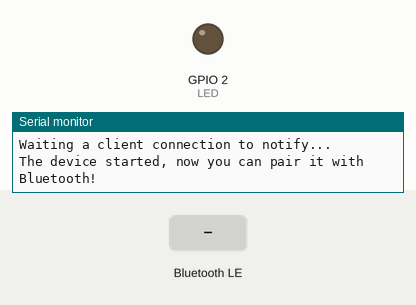
Bench run of a sketch on a simulated ESP32-S3. On the bench: output pins drawn as LEDs (lit = HIGH), the last lines printed to the serial monitor. Inputs (shaded band) come from the test bench. Nothing arrives over Bluetooth unless stated; a phone connects over Bluetooth LE 3 s after start.

Above: at 1.2 s.
1.3 s: Bluetooth LE write "led_on" received
At 3.9 s:
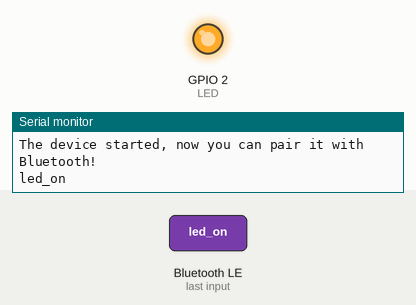
4.3 s: Bluetooth LE write "led_off" received
At 5.5 s:
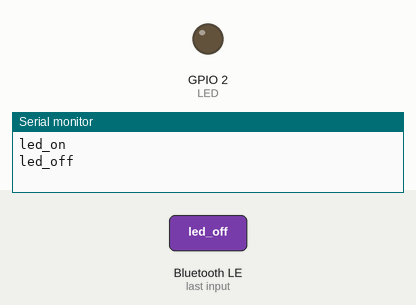
Timing chart, 0 to 7.3 s (numbered marks = the images above; inputs shaded):
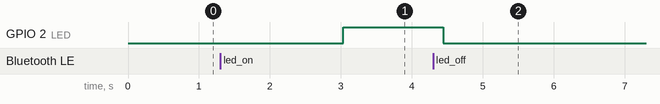

The sketch:

20.2_BluetoothToLed.ino
```cpp
#include "BLEDevice.h"
#include "BLEServer.h"
#include "BLEUtils.h"
#include "BLE2902.h"
#include "String.h"

BLECharacteristic *pCharacteristic;
bool deviceConnected = false;
uint8_t txValue = 0;
long lastMsg = 0;
char rxload[20];

// Define UUIDs for the BLE service and characteristics
#define SERVICE_UUID "6E400001-B5A3-F393-E0A9-E50E24DCCA9E"
#define CHARACTERISTIC_UUID_RX "6E400002-B5A3-F393-E0A9-E50E24DCCA9E"
#define CHARACTERISTIC_UUID_TX "6E400003-B5A3-F393-E0A9-E50E24DCCA9E"
#define LED 2  // Define LED pin

// Callback class for BLE server events
class MyServerCallbacks : public BLEServerCallbacks {
  void onConnect(BLEServer *pServer) {
    deviceConnected = true;
  };
  void onDisconnect(BLEServer *pServer) {
    deviceConnected = false;
  }
};

// Callback class for BLE characteristic events
class MyCallbacks : public BLECharacteristicCallbacks {
  void onWrite(BLECharacteristic *pCharacteristic) {
    String rxValue = String(pCharacteristic->getValue().c_str());
    if (rxValue.length() > 0) {
      for (int i = 0; i < 20; i++) {
        rxload[i] = 0;
      }
      for (int i = 0; i < rxValue.length(); i++) {
        rxload[i] = (char)rxValue[i];
      }
    }
  }
};

// Function to set up BLE
void setupBLE(String BLEName) {
  const char *ble_name = BLEName.c_str();
  BLEDevice::init(ble_name);
  BLEServer *pServer = BLEDevice::createServer();
  pServer->setCallbacks(new MyServerCallbacks());
  BLEService *pService = pServer->createService(SERVICE_UUID);
  pCharacteristic = pService->createCharacteristic(CHARACTERISTIC_UUID_TX, BLECharacteristic::PROPERTY_NOTIFY);
  pCharacteristic->addDescriptor(new BLE2902());
  BLECharacteristic *pCharacteristic = pService->createCharacteristic(CHARACTERISTIC_UUID_RX, BLECharacteristic::PROPERTY_WRITE);
  pCharacteristic->setCallbacks(new MyCallbacks());
  pService->start();
  pServer->getAdvertising()->start();
  Serial.println("Waiting a client connection to notify...");
}

void setup() {
  pinMode(LED, OUTPUT);  // Set LED pin as output
  setupBLE("ESP32S3_Bluetooth");
  Serial.begin(115200);
  Serial.println("\nThe device started, now you can pair it with Bluetooth!");
}

void loop() {
  long now = millis();
  if (now - lastMsg > 100) {  // Check every 100ms
    if (deviceConnected && strlen(rxload) > 0) {
      if (strncmp(rxload, "led_on", 6) == 0) {  // If received command is "led_on"
        digitalWrite(LED, HIGH);  // Turn on LED
      }
      if (strncmp(rxload, "led_off", 7) == 0) {  // If received command is "led_off"
        digitalWrite(LED, LOW);  // Turn off LED
      }
      Serial.println(rxload);  // Print received command
      memset(rxload,0,sizeof(rxload));  // Clear rxload buffer
    }
    lastMsg = now;
  }
}
```

Measured:
- after the input at 1.3 s, GPIO 2 (LED): LOW → HIGH after 1.7 s
- after the input at 4.3 s, GPIO 2 (LED): HIGH → LOW after 0.15 s
